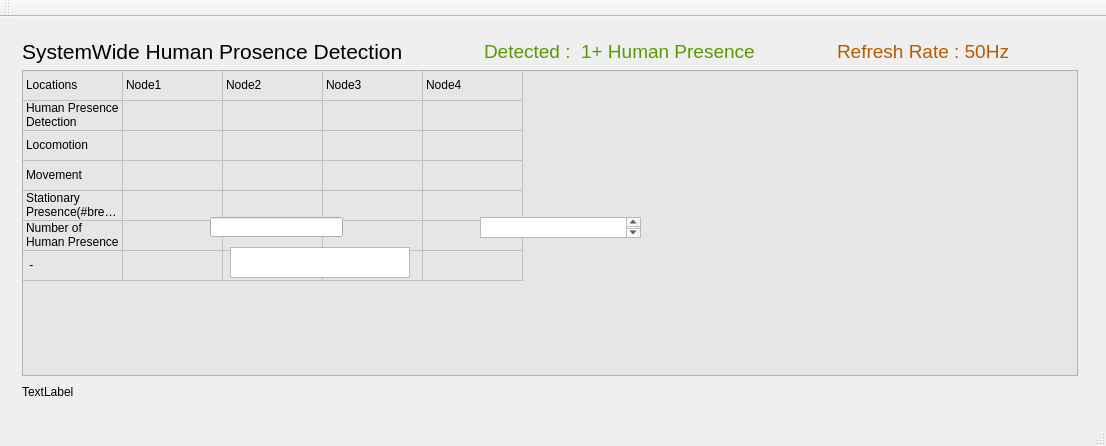
<?xml version="1.0" encoding="UTF-8"?>
<ui version="4.0">
 <class>detectDialog</class>
 <widget class="QMainWindow" name="detectDialog">
  <property name="geometry">
   <rect>
    <x>0</x>
    <y>0</y>
    <width>1106</width>
    <height>446</height>
   </rect>
  </property>
  <property name="minimumSize">
   <size>
    <width>910</width>
    <height>337</height>
   </size>
  </property>
  <property name="windowTitle">
   <string>Human Detection</string>
  </property>
  <property name="styleSheet">
   <string notr="true"/>
  </property>
  <widget class="QWidget" name="centralWidget">
   <layout class="QGridLayout" name="gridLayout_2">
    <item row="0" column="0">
     <widget class="QWidget" name="widget" native="true">
      <layout class="QGridLayout" name="gridLayout">
       <item row="0" column="0">
        <layout class="QGridLayout" name="gridLayout_3">
         <item row="0" column="0" colspan="2">
          <layout class="QHBoxLayout" name="horizontalLayout">
           <item>
            <widget class="QLabel" name="label">
             <property name="font">
              <font>
               <family>MS Shell Dlg 2</family>
               <pointsize>16</pointsize>
               <weight>9</weight>
               <italic>false</italic>
               <bold>false</bold>
              </font>
             </property>
             <property name="styleSheet">
              <string notr="true">font: 75 16pt &quot;MS Shell Dlg 2&quot;;</string>
             </property>
             <property name="text">
              <string>SystemWide Human Prosence Detection</string>
             </property>
            </widget>
           </item>
           <item>
            <spacer name="horizontalSpacer">
             <property name="orientation">
              <enum>Qt::Horizontal</enum>
             </property>
             <property name="sizeHint" stdset="0">
              <size>
               <width>30</width>
               <height>20</height>
              </size>
             </property>
            </spacer>
           </item>
           <item>
            <widget class="QLabel" name="label_2">
             <property name="minimumSize">
              <size>
               <width>200</width>
               <height>0</height>
              </size>
             </property>
             <property name="font">
              <font>
               <family>MS Shell Dlg 2</family>
               <pointsize>14</pointsize>
               <weight>9</weight>
               <italic>false</italic>
               <bold>false</bold>
              </font>
             </property>
             <property name="styleSheet">
              <string notr="true">font: 75 14pt &quot;MS Shell Dlg 2&quot;;
color: rgb(85, 155, 0);</string>
             </property>
             <property name="text">
              <string>Detected :  1+ Human Presence</string>
             </property>
            </widget>
           </item>
           <item>
            <spacer name="horizontalSpacer_2">
             <property name="orientation">
              <enum>Qt::Horizontal</enum>
             </property>
             <property name="sizeHint" stdset="0">
              <size>
               <width>20</width>
               <height>20</height>
              </size>
             </property>
            </spacer>
           </item>
           <item>
            <widget class="QLabel" name="label_3">
             <property name="font">
              <font>
               <family>MS Shell Dlg 2</family>
               <pointsize>14</pointsize>
               <weight>9</weight>
               <italic>false</italic>
               <bold>false</bold>
              </font>
             </property>
             <property name="styleSheet">
              <string notr="true">font: 75 14pt &quot;MS Shell Dlg 2&quot;;
color: rgb(185, 89, 0);</string>
             </property>
             <property name="text">
              <string>Refresh Rate : 50Hz</string>
             </property>
            </widget>
           </item>
           <item>
            <spacer name="horizontalSpacer_3">
             <property name="orientation">
              <enum>Qt::Horizontal</enum>
             </property>
             <property name="sizeHint" stdset="0">
              <size>
               <width>8</width>
               <height>20</height>
              </size>
             </property>
            </spacer>
           </item>
          </layout>
         </item>
         <item row="1" column="0">
          <widget class="QTableWidget" name="tableWidget">
           <property name="styleSheet">
            <string notr="true">background-color:#e6e6e6;</string>
           </property>
           <property name="editTriggers">
            <set>QAbstractItemView::NoEditTriggers</set>
           </property>
           <attribute name="horizontalHeaderVisible">
            <bool>false</bool>
           </attribute>
           <attribute name="horizontalHeaderCascadingSectionResizes">
            <bool>false</bool>
           </attribute>
           <attribute name="horizontalHeaderHighlightSections">
            <bool>true</bool>
           </attribute>
           <attribute name="horizontalHeaderShowSortIndicator" stdset="0">
            <bool>false</bool>
           </attribute>
           <attribute name="horizontalHeaderStretchLastSection">
            <bool>false</bool>
           </attribute>
           <attribute name="verticalHeaderVisible">
            <bool>false</bool>
           </attribute>
           <row>
            <property name="text">
             <string>New Row</string>
            </property>
           </row>
           <row>
            <property name="text">
             <string>Human Presence Detection</string>
            </property>
           </row>
           <row>
            <property name="text">
             <string>Locomotion</string>
            </property>
           </row>
           <row>
            <property name="text">
             <string>Movement</string>
            </property>
           </row>
           <row>
            <property name="text">
             <string>Stationary Presence(#breaths/min)</string>
            </property>
           </row>
           <row>
            <property name="text">
             <string>Number of Human Presence</string>
            </property>
           </row>
           <row>
            <property name="text">
             <string>  -</string>
            </property>
           </row>
           <column>
            <property name="text">
             <string>Locations</string>
            </property>
           </column>
           <column>
            <property name="text">
             <string>Node1</string>
            </property>
           </column>
           <column>
            <property name="text">
             <string>Node2</string>
            </property>
           </column>
           <column>
            <property name="text">
             <string>Node3</string>
            </property>
           </column>
           <column>
            <property name="text">
             <string>Node4</string>
            </property>
           </column>
           <item row="0" column="0">
            <property name="text">
             <string>Locations</string>
            </property>
           </item>
           <item row="0" column="1">
            <property name="text">
             <string>Node1</string>
            </property>
           </item>
           <item row="0" column="2">
            <property name="text">
             <string>Node2</string>
            </property>
           </item>
           <item row="0" column="3">
            <property name="text">
             <string>Node3</string>
            </property>
           </item>
           <item row="0" column="4">
            <property name="text">
             <string>Node4</string>
            </property>
           </item>
           <item row="1" column="0">
            <property name="text">
             <string>Human Presence Detection</string>
            </property>
           </item>
           <item row="1" column="1">
            <property name="text">
             <string/>
            </property>
           </item>
           <item row="1" column="2">
            <property name="text">
             <string/>
            </property>
           </item>
           <item row="1" column="3">
            <property name="text">
             <string/>
            </property>
           </item>
           <item row="1" column="4">
            <property name="text">
             <string/>
            </property>
           </item>
           <item row="2" column="0">
            <property name="text">
             <string>Locomotion</string>
            </property>
           </item>
           <item row="2" column="1">
            <property name="text">
             <string/>
            </property>
           </item>
           <item row="2" column="2">
            <property name="text">
             <string/>
            </property>
           </item>
           <item row="2" column="3">
            <property name="text">
             <string/>
            </property>
           </item>
           <item row="2" column="4">
            <property name="text">
             <string/>
            </property>
           </item>
           <item row="3" column="0">
            <property name="text">
             <string>Movement</string>
            </property>
           </item>
           <item row="3" column="1">
            <property name="text">
             <string/>
            </property>
           </item>
           <item row="3" column="2">
            <property name="text">
             <string/>
            </property>
           </item>
           <item row="3" column="3">
            <property name="text">
             <string/>
            </property>
           </item>
           <item row="3" column="4">
            <property name="text">
             <string/>
            </property>
           </item>
           <item row="4" column="0">
            <property name="text">
             <string>Stationary Presence(#breaths/min)</string>
            </property>
           </item>
           <item row="4" column="1">
            <property name="text">
             <string/>
            </property>
           </item>
           <item row="4" column="2">
            <property name="text">
             <string/>
            </property>
           </item>
           <item row="4" column="3">
            <property name="text">
             <string/>
            </property>
           </item>
           <item row="4" column="4">
            <property name="text">
             <string/>
            </property>
           </item>
           <item row="5" column="0">
            <property name="text">
             <string>Number of Human Presence</string>
            </property>
           </item>
           <item row="5" column="1">
            <property name="text">
             <string/>
            </property>
           </item>
           <item row="5" column="2">
            <property name="text">
             <string/>
            </property>
           </item>
           <item row="5" column="3">
            <property name="text">
             <string/>
            </property>
           </item>
           <item row="5" column="4">
            <property name="text">
             <string/>
            </property>
           </item>
           <item row="6" column="0">
            <property name="text">
             <string> -</string>
            </property>
           </item>
           <item row="6" column="1">
            <property name="text">
             <string/>
            </property>
           </item>
           <item row="6" column="2">
            <property name="text">
             <string/>
            </property>
           </item>
           <item row="6" column="3">
            <property name="text">
             <string/>
            </property>
           </item>
           <item row="6" column="4">
            <property name="text">
             <string/>
            </property>
           </item>
          </widget>
         </item>
        </layout>
       </item>
       <item row="1" column="0">
        <widget class="QLabel" name="ipaddressLabel">
         <property name="minimumSize">
          <size>
           <width>0</width>
           <height>20</height>
          </size>
         </property>
         <property name="text">
          <string>TextLabel</string>
         </property>
        </widget>
       </item>
      </layout>
     </widget>
    </item>
   </layout>
   <widget class="QTextEdit" name="textEdit">
    <property name="geometry">
     <rect>
      <x>480</x>
      <y>200</y>
      <width>161</width>
      <height>21</height>
     </rect>
    </property>
    <property name="focusPolicy">
     <enum>Qt::NoFocus</enum>
    </property>
    <property name="readOnly">
     <bool>true</bool>
    </property>
   </widget>
   <widget class="QListWidget" name="listWidget">
    <property name="geometry">
     <rect>
      <x>230</x>
      <y>230</y>
      <width>180</width>
      <height>31</height>
     </rect>
    </property>
    <property name="maximumSize">
     <size>
      <width>180</width>
      <height>16777215</height>
     </size>
    </property>
    <property name="focusPolicy">
     <enum>Qt::NoFocus</enum>
    </property>
   </widget>
   <widget class="QLineEdit" name="lineEdit">
    <property name="geometry">
     <rect>
      <x>210</x>
      <y>200</y>
      <width>133</width>
      <height>20</height>
     </rect>
    </property>
   </widget>
  </widget>
  <widget class="QMenuBar" name="menuBar">
   <property name="geometry">
    <rect>
     <x>0</x>
     <y>0</y>
     <width>1106</width>
     <height>20</height>
    </rect>
   </property>
  </widget>
  <widget class="QToolBar" name="mainToolBar">
   <attribute name="toolBarArea">
    <enum>TopToolBarArea</enum>
   </attribute>
   <attribute name="toolBarBreak">
    <bool>false</bool>
   </attribute>
  </widget>
  <widget class="QStatusBar" name="statusBar"/>
 </widget>
 <layoutdefault spacing="6" margin="11"/>
 <resources/>
 <connections/>
</ui>
